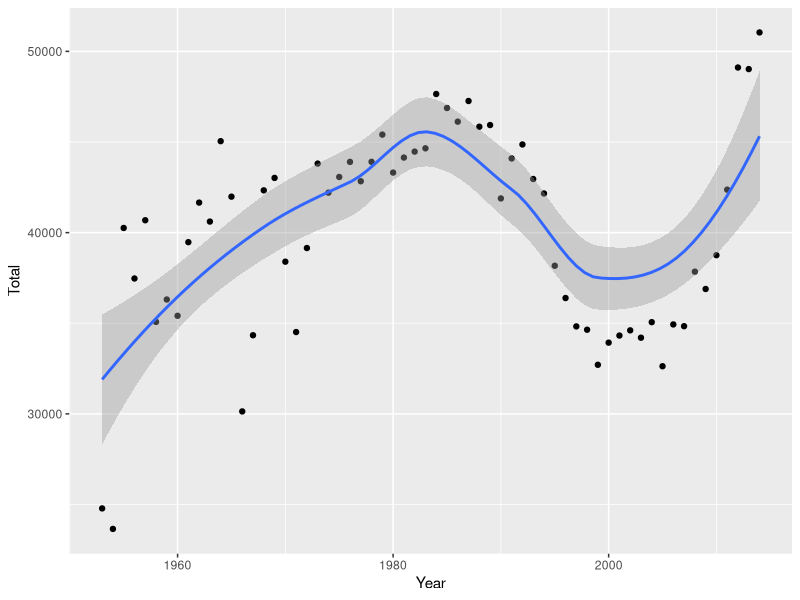
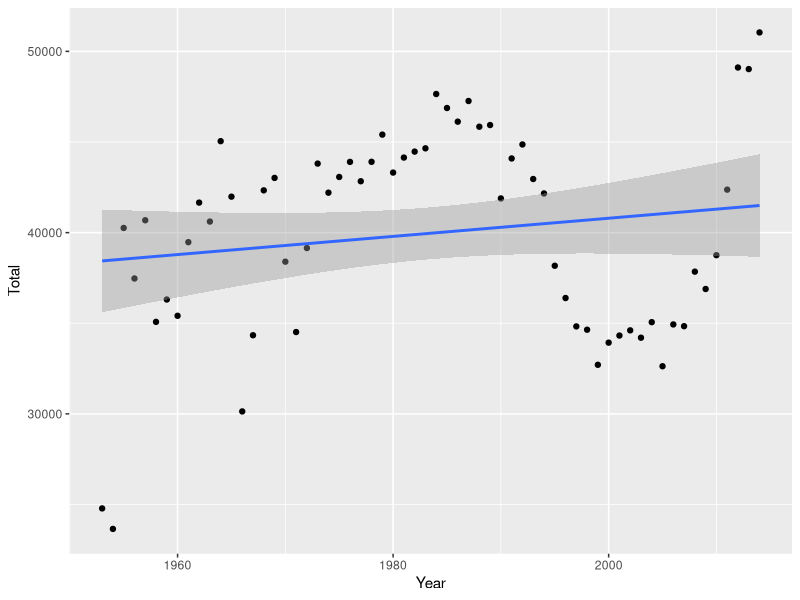
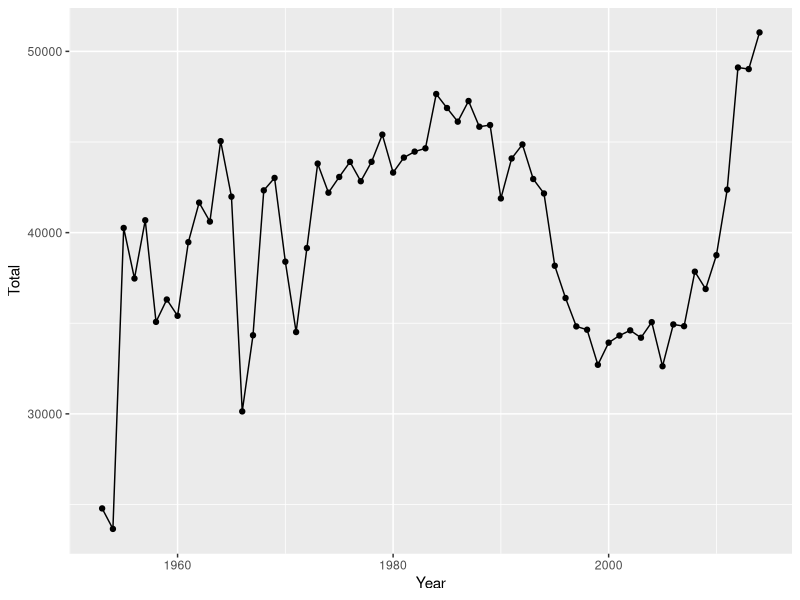
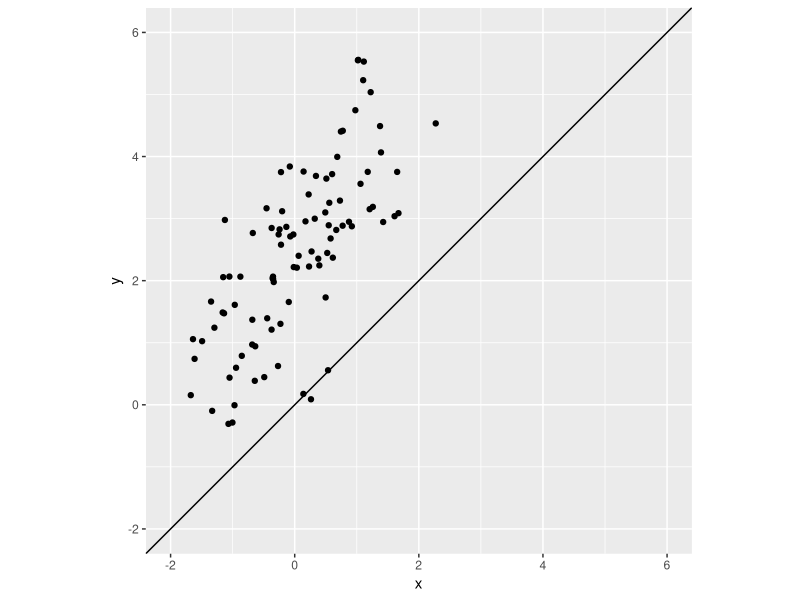
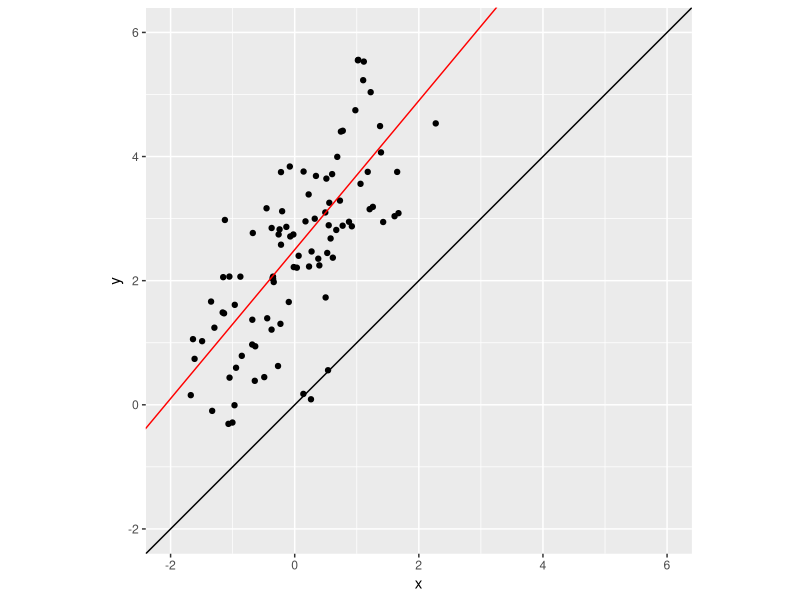
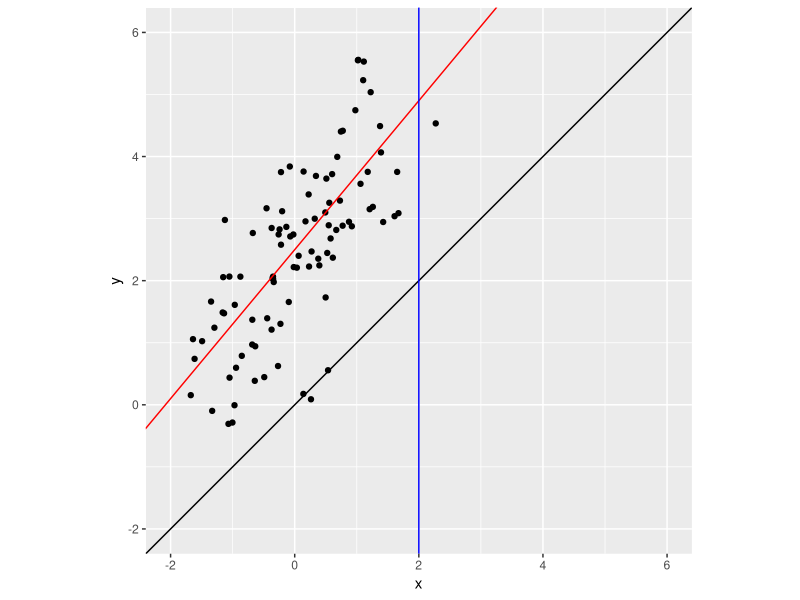
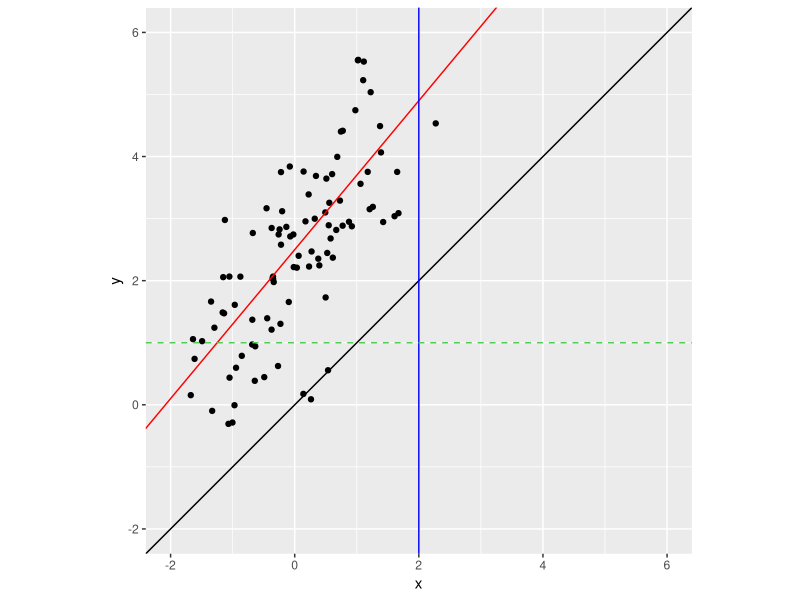

The R source for these figures, in order:
## ---- chunk 1
library(readxl)
library(dplyr)
library(magrittr)
mil_personnel <- read_excel("data/100315.xls", range = "A5:L38", col_types = "numeric")
mil_personnel <- bind_rows(
  select(mil_personnel, 1:6) %>% set_colnames(c("Year", "Total", "Army", "Navy", "Marine Corps", "Air Force")),
  select(mil_personnel, 7:12) %>% set_colnames(c("Year", "Total", "Army", "Navy", "Marine Corps", "Air Force"))
) %>%
  filter(!is.na(Year))
mil_personnel
## ---- chunk 2
library(ggplot2)
mil_personnel %>%
  ggplot(aes(Year, Total)) +
  geom_point() +
  geom_smooth()
## ---- chunk 3
mil_personnel %>%
  ggplot(aes(Year, Total)) +
  geom_point() +
  geom_smooth(method = "lm")
## ---- chunk 4
mil_personnel %>%
  ggplot(aes(Year, Total)) +
  geom_point() +
  geom_line()
## ---- chunk 5
x = rnorm(100)
y = 2.5 + 1.2 * x + rnorm(100)
test_data <- data_frame(x, y)

test_data %>% 
  ggplot(aes(x, y)) +
  geom_point() +
  xlim(-2, 6) + ylim(-2, 6) +
  coord_fixed() +
  geom_abline() 
## ---- chunk 6
test_data %>% 
  ggplot(aes(x, y)) +
  geom_point() +
  xlim(-2, 6) + ylim(-2, 6) +
  coord_fixed() +
  geom_abline() +
  geom_abline(intercept = 2.5, slope = 1.2, color = "red") 
## ---- chunk 7
test_data %>% 
  ggplot(aes(x, y)) +
  geom_point() +
  xlim(-2, 6) + ylim(-2, 6) +
  coord_fixed() +
  geom_abline() +
  geom_abline(intercept = 2.5, slope = 1.2, color = "red") +
  geom_vline(xintercept = 2, color = "blue")
## ---- chunk 8
test_data %>% 
  ggplot(aes(x, y)) +
  geom_point() +
  xlim(-2, 6) + ylim(-2, 6) +
  coord_fixed() +
  geom_abline() +
  geom_abline(intercept = 2.5, slope = 1.2, color = "red") +
  geom_vline(xintercept = 2, color = "blue") +
  geom_hline(yintercept = 1, color = "#4FCC53", lty = 2)
